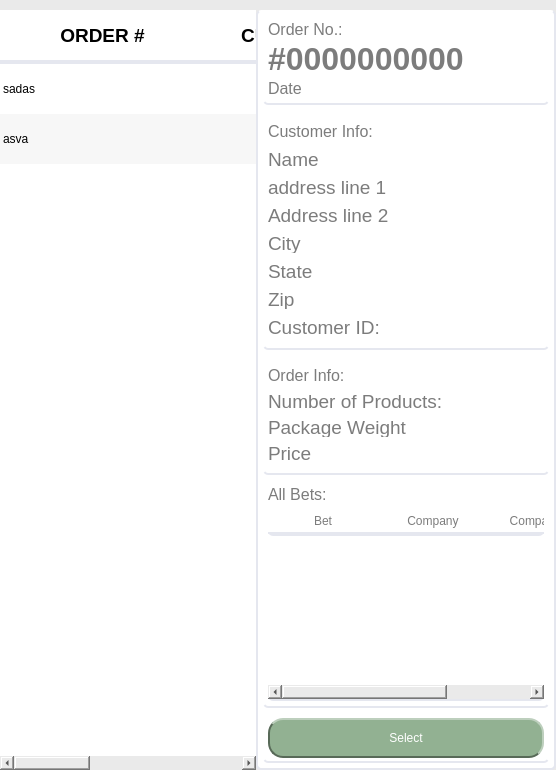
          <widget class="QWidget" name="bet_page">
           <property name="styleSheet">
            <string notr="true">QWidget{
	background:#eaeaea;
	border:none;
}
</string>
           </property>
           <layout class="QHBoxLayout" name="horizontalLayout_14" stretch="7,3">
            <property name="spacing">
             <number>0</number>
            </property>
            <property name="leftMargin">
             <number>0</number>
            </property>
            <property name="topMargin">
             <number>10</number>
            </property>
            <property name="rightMargin">
             <number>0</number>
            </property>
            <property name="bottomMargin">
             <number>0</number>
            </property>
            <item>
             <widget class="QTableWidget" name="order_bet_table">
              <property name="font">
               <font>
                <weight>50</weight>
                <bold>false</bold>
               </font>
              </property>
              <property name="styleSheet">
               <string notr="true">QFrame{
	background-color: #ffffff;
}
QTableWIdget{
	background-color: #ffffff;
	alternate-background-color: #E6E6E6;
	border-radius:30px;
}
QHeaderView:section{
	min-height:50 px;
	max-height:50 px;
	background : #ffffff;
	border:none;
	border-bottom:4px solid #e5e7ef;
}
QTableWidget::item{
}
QTableWidget::item:selected{ 
	background-color: #B7CCE4;
 }</string>
              </property>
              <property name="editTriggers">
               <set>QAbstractItemView::NoEditTriggers</set>
              </property>
              <property name="alternatingRowColors">
               <bool>true</bool>
              </property>
              <property name="selectionMode">
               <enum>QAbstractItemView::SingleSelection</enum>
              </property>
              <property name="selectionBehavior">
               <enum>QAbstractItemView::SelectRows</enum>
              </property>
              <property name="showGrid">
               <bool>false</bool>
              </property>
              <attribute name="horizontalHeaderCascadingSectionResizes">
               <bool>false</bool>
              </attribute>
              <attribute name="horizontalHeaderDefaultSectionSize">
               <number>205</number>
              </attribute>
              <attribute name="horizontalHeaderStretchLastSection">
               <bool>true</bool>
              </attribute>
              <attribute name="verticalHeaderVisible">
               <bool>false</bool>
              </attribute>
              <attribute name="verticalHeaderCascadingSectionResizes">
               <bool>false</bool>
              </attribute>
              <attribute name="verticalHeaderMinimumSectionSize">
               <number>50</number>
              </attribute>
              <attribute name="verticalHeaderDefaultSectionSize">
               <number>50</number>
              </attribute>
              <row>
               <property name="text">
                <string>New Row</string>
               </property>
              </row>
              <row>
               <property name="text">
                <string>New Row</string>
               </property>
              </row>
              <column>
               <property name="text">
                <string>ORDER #</string>
               </property>
               <property name="font">
                <font>
                 <family>Helvetica</family>
                 <pointsize>14</pointsize>
                 <weight>75</weight>
                 <bold>true</bold>
                </font>
               </property>
               <property name="textAlignment">
                <set>AlignCenter</set>
               </property>
               <property name="background">
                <color alpha="0">
                 <red>0</red>
                 <green>0</green>
                 <blue>0</blue>
                </color>
               </property>
              </column>
              <column>
               <property name="text">
                <string>CUSTOMER ID</string>
               </property>
               <property name="font">
                <font>
                 <family>Helvetica</family>
                 <pointsize>14</pointsize>
                 <weight>75</weight>
                 <bold>true</bold>
                </font>
               </property>
              </column>
              <column>
               <property name="text">
                <string>ORDER PRICE</string>
               </property>
               <property name="font">
                <font>
                 <family>Helvetica</family>
                 <pointsize>14</pointsize>
                 <weight>75</weight>
                 <bold>true</bold>
                </font>
               </property>
              </column>
              <item row="0" column="0">
               <property name="text">
                <string>sadas</string>
               </property>
              </item>
              <item row="1" column="0">
               <property name="text">
                <string>asva</string>
               </property>
              </item>
             </widget>
            </item>
            <item>
             <widget class="QFrame" name="frame_16">
              <property name="minimumSize">
               <size>
                <width>300</width>
                <height>0</height>
               </size>
              </property>
              <property name="styleSheet">
               <string notr="true">QFrame{
	background:rgb(255,255,255);
	border-radius:5px;
	border:2px solid #e5e7ef;
	border-top:none;
	color:rgb(124,124,124);
}</string>
              </property>
              <property name="frameShape">
               <enum>QFrame::StyledPanel</enum>
              </property>
              <property name="frameShadow">
               <enum>QFrame::Raised</enum>
              </property>
              <layout class="QVBoxLayout" name="verticalLayout_27" stretch="0,0,0,2,0,0">
               <property name="spacing">
                <number>5</number>
               </property>
               <property name="sizeConstraint">
                <enum>QLayout::SetDefaultConstraint</enum>
               </property>
               <property name="leftMargin">
                <number>5</number>
               </property>
               <property name="topMargin">
                <number>5</number>
               </property>
               <property name="rightMargin">
                <number>5</number>
               </property>
               <property name="bottomMargin">
                <number>5</number>
               </property>
               <item>
                <widget class="QFrame" name="frame_20">
                 <property name="minimumSize">
                  <size>
                   <width>0</width>
                   <height>90</height>
                  </size>
                 </property>
                 <property name="maximumSize">
                  <size>
                   <width>16777215</width>
                   <height>90</height>
                  </size>
                 </property>
                 <property name="styleSheet">
                  <string notr="true">border-top:none;border-left:none;border-right:none;</string>
                 </property>
                 <property name="frameShape">
                  <enum>QFrame::StyledPanel</enum>
                 </property>
                 <property name="frameShadow">
                  <enum>QFrame::Raised</enum>
                 </property>
                 <layout class="QVBoxLayout" name="verticalLayout_28">
                  <property name="spacing">
                   <number>2</number>
                  </property>
                  <property name="leftMargin">
                   <number>5</number>
                  </property>
                  <property name="topMargin">
                   <number>5</number>
                  </property>
                  <property name="rightMargin">
                   <number>5</number>
                  </property>
                  <property name="bottomMargin">
                   <number>5</number>
                  </property>
                  <item>
                   <widget class="QLabel" name="label_108">
                    <property name="maximumSize">
                     <size>
                      <width>16777215</width>
                      <height>20</height>
                     </size>
                    </property>
                    <property name="font">
                     <font>
                      <family>Helvetica</family>
                      <pointsize>12</pointsize>
                     </font>
                    </property>
                    <property name="styleSheet">
                     <string notr="true">border:none;
color:rgb(124,124,124);
</string>
                    </property>
                    <property name="text">
                     <string>Order No.:</string>
                    </property>
                   </widget>
                  </item>
                  <item>
                   <widget class="QLabel" name="orderno_label">
                    <property name="font">
                     <font>
                      <family>Helvetica</family>
                      <pointsize>24</pointsize>
                      <weight>75</weight>
                      <bold>true</bold>
                     </font>
                    </property>
                    <property name="styleSheet">
                     <string notr="true">border:none;</string>
                    </property>
                    <property name="text">
                     <string>#0000000000</string>
                    </property>
                   </widget>
                  </item>
                  <item>
                   <widget class="QLabel" name="orderdate_label">
                    <property name="maximumSize">
                     <size>
                      <width>16777215</width>
                      <height>20</height>
                     </size>
                    </property>
                    <property name="font">
                     <font>
                      <pointsize>12</pointsize>
                     </font>
                    </property>
                    <property name="styleSheet">
                     <string notr="true">border:none;</string>
                    </property>
                    <property name="text">
                     <string>Date</string>
                    </property>
                   </widget>
                  </item>
                 </layout>
                </widget>
               </item>
               <item>
                <widget class="QFrame" name="frame_21">
                 <property name="minimumSize">
                  <size>
                   <width>0</width>
                   <height>240</height>
                  </size>
                 </property>
                 <property name="maximumSize">
                  <size>
                   <width>16777215</width>
                   <height>240</height>
                  </size>
                 </property>
                 <property name="styleSheet">
                  <string notr="true">border-top:none;border-left:none;border-right:none;
</string>
                 </property>
                 <property name="frameShape">
                  <enum>QFrame::StyledPanel</enum>
                 </property>
                 <property name="frameShadow">
                  <enum>QFrame::Raised</enum>
                 </property>
                 <layout class="QVBoxLayout" name="verticalLayout_29">
                  <property name="spacing">
                   <number>2</number>
                  </property>
                  <property name="leftMargin">
                   <number>5</number>
                  </property>
                  <property name="topMargin">
                   <number>5</number>
                  </property>
                  <property name="rightMargin">
                   <number>5</number>
                  </property>
                  <property name="bottomMargin">
                   <number>5</number>
                  </property>
                  <item>
                   <widget class="QLabel" name="label_110">
                    <property name="maximumSize">
                     <size>
                      <width>16777215</width>
                      <height>20</height>
                     </size>
                    </property>
                    <property name="font">
                     <font>
                      <family>Helvetica</family>
                      <pointsize>12</pointsize>
                     </font>
                    </property>
                    <property name="styleSheet">
                     <string notr="true">border:none;
</string>
                    </property>
                    <property name="text">
                     <string>Customer Info:</string>
                    </property>
                   </widget>
                  </item>
                  <item>
                   <widget class="QLabel" name="customername_label">
                    <property name="maximumSize">
                     <size>
                      <width>16777215</width>
                      <height>20</height>
                     </size>
                    </property>
                    <property name="font">
                     <font>
                      <pointsize>14</pointsize>
                     </font>
                    </property>
                    <property name="styleSheet">
                     <string notr="true">border:none;</string>
                    </property>
                    <property name="text">
                     <string>Name</string>
                    </property>
                   </widget>
                  </item>
                  <item>
                   <widget class="QLabel" name="addressline1_label">
                    <property name="maximumSize">
                     <size>
                      <width>16777215</width>
                      <height>20</height>
                     </size>
                    </property>
                    <property name="font">
                     <font>
                      <pointsize>14</pointsize>
                     </font>
                    </property>
                    <property name="styleSheet">
                     <string notr="true">border:none;</string>
                    </property>
                    <property name="text">
                     <string>address line 1</string>
                    </property>
                   </widget>
                  </item>
                  <item>
                   <widget class="QLabel" name="addressline2_label">
                    <property name="maximumSize">
                     <size>
                      <width>16777215</width>
                      <height>20</height>
                     </size>
                    </property>
                    <property name="font">
                     <font>
                      <pointsize>14</pointsize>
                     </font>
                    </property>
                    <property name="styleSheet">
                     <string notr="true">border:none;</string>
                    </property>
                    <property name="text">
                     <string>Address line 2</string>
                    </property>
                   </widget>
                  </item>
                  <item>
                   <widget class="QLabel" name="addresscity_label">
                    <property name="maximumSize">
                     <size>
                      <width>16777215</width>
                      <height>20</height>
                     </size>
                    </property>
                    <property name="font">
                     <font>
                      <pointsize>14</pointsize>
                     </font>
                    </property>
                    <property name="styleSheet">
                     <string notr="true">border:none;</string>
                    </property>
                    <property name="text">
                     <string>City</string>
                    </property>
                   </widget>
                  </item>
                  <item>
                   <widget class="QLabel" name="addressstate_label">
                    <property name="maximumSize">
                     <size>
                      <width>16777215</width>
                      <height>20</height>
                     </size>
                    </property>
                    <property name="font">
                     <font>
                      <pointsize>14</pointsize>
                     </font>
                    </property>
                    <property name="styleSheet">
                     <string notr="true">border:none;</string>
                    </property>
                    <property name="text">
                     <string>State</string>
                    </property>
                   </widget>
                  </item>
                  <item>
                   <widget class="QLabel" name="addresszip_label">
                    <property name="maximumSize">
                     <size>
                      <width>16777215</width>
                      <height>20</height>
                     </size>
                    </property>
                    <property name="font">
                     <font>
                      <pointsize>14</pointsize>
                     </font>
                    </property>
                    <property name="styleSheet">
                     <string notr="true">border:none;</string>
                    </property>
                    <property name="text">
                     <string>Zip</string>
                    </property>
                   </widget>
                  </item>
                  <item>
                   <widget class="QLabel" name="customerid_label">
                    <property name="maximumSize">
                     <size>
                      <width>16777215</width>
                      <height>20</height>
                     </size>
                    </property>
                    <property name="font">
                     <font>
                      <pointsize>14</pointsize>
                     </font>
                    </property>
                    <property name="styleSheet">
                     <string notr="true">border:none;</string>
                    </property>
                    <property name="text">
                     <string>Customer ID:</string>
                    </property>
                   </widget>
                  </item>
                 </layout>
                </widget>
               </item>
               <item>
                <widget class="QFrame" name="frame_25">
                 <property name="minimumSize">
                  <size>
                   <width>0</width>
                   <height>120</height>
                  </size>
                 </property>
                 <property name="maximumSize">
                  <size>
                   <width>16777215</width>
                   <height>120</height>
                  </size>
                 </property>
                 <property name="styleSheet">
                  <string notr="true">border-top:none;border-left:none;border-right:none;
</string>
                 </property>
                 <property name="frameShape">
                  <enum>QFrame::StyledPanel</enum>
                 </property>
                 <property name="frameShadow">
                  <enum>QFrame::Raised</enum>
                 </property>
                 <layout class="QVBoxLayout" name="verticalLayout_30">
                  <property name="spacing">
                   <number>1</number>
                  </property>
                  <property name="leftMargin">
                   <number>5</number>
                  </property>
                  <property name="topMargin">
                   <number>5</number>
                  </property>
                  <property name="rightMargin">
                   <number>5</number>
                  </property>
                  <property name="bottomMargin">
                   <number>5</number>
                  </property>
                  <item>
                   <widget class="QLabel" name="label_117">
                    <property name="maximumSize">
                     <size>
                      <width>16777215</width>
                      <height>20</height>
                     </size>
                    </property>
                    <property name="font">
                     <font>
                      <family>Helvetica</family>
                      <pointsize>12</pointsize>
                     </font>
                    </property>
                    <property name="styleSheet">
                     <string notr="true">border:none;</string>
                    </property>
                    <property name="text">
                     <string>Order Info:</string>
                    </property>
                   </widget>
                  </item>
                  <item>
                   <widget class="QLabel" name="numberofproducts_label">
                    <property name="maximumSize">
                     <size>
                      <width>16777215</width>
                      <height>20</height>
                     </size>
                    </property>
                    <property name="font">
                     <font>
                      <pointsize>14</pointsize>
                     </font>
                    </property>
                    <property name="styleSheet">
                     <string notr="true">border:none;</string>
                    </property>
                    <property name="text">
                     <string>Number of Products:</string>
                    </property>
                   </widget>
                  </item>
                  <item>
                   <widget class="QLabel" name="packageweight_label">
                    <property name="maximumSize">
                     <size>
                      <width>16777215</width>
                      <height>20</height>
                     </size>
                    </property>
                    <property name="font">
                     <font>
                      <pointsize>14</pointsize>
                     </font>
                    </property>
                    <property name="styleSheet">
                     <string notr="true">border:none;</string>
                    </property>
                    <property name="text">
                     <string>Package Weight</string>
                    </property>
                   </widget>
                  </item>
                  <item>
                   <widget class="QLabel" name="packageprice_label">
                    <property name="maximumSize">
                     <size>
                      <width>16777215</width>
                      <height>20</height>
                     </size>
                    </property>
                    <property name="font">
                     <font>
                      <pointsize>14</pointsize>
                     </font>
                    </property>
                    <property name="styleSheet">
                     <string notr="true">border:none;
color:rgb(124,124,124);</string>
                    </property>
                    <property name="text">
                     <string>Price</string>
                    </property>
                   </widget>
                  </item>
                 </layout>
                </widget>
               </item>
               <item>
                <widget class="QFrame" name="all_bets_frame">
                 <property name="styleSheet">
                  <string notr="true">border-top:none;border-left:none;border-right:none;
</string>
                 </property>
                 <property name="frameShape">
                  <enum>QFrame::StyledPanel</enum>
                 </property>
                 <property name="frameShadow">
                  <enum>QFrame::Raised</enum>
                 </property>
                 <layout class="QVBoxLayout" name="verticalLayout_31">
                  <property name="spacing">
                   <number>5</number>
                  </property>
                  <property name="leftMargin">
                   <number>5</number>
                  </property>
                  <property name="topMargin">
                   <number>5</number>
                  </property>
                  <property name="rightMargin">
                   <number>5</number>
                  </property>
                  <property name="bottomMargin">
                   <number>5</number>
                  </property>
                  <item>
                   <widget class="QLabel" name="label_125">
                    <property name="font">
                     <font>
                      <family>Helvetica</family>
                      <pointsize>12</pointsize>
                     </font>
                    </property>
                    <property name="styleSheet">
                     <string notr="true">border:none</string>
                    </property>
                    <property name="text">
                     <string>All Bets:</string>
                    </property>
                   </widget>
                  </item>
                  <item>
                   <widget class="QTableWidget" name="all_bets_table">
                    <property name="minimumSize">
                     <size>
                      <width>0</width>
                      <height>100</height>
                     </size>
                    </property>
                    <property name="styleSheet">
                     <string notr="true">QTableWIdget{
	background-color: #FFFFFF;
	alternate-background-color: #E6E6E6;
	border:none;
}
QHeaderView:section{
	min-height:25 px;
	max-height:25 px;
	background : #ffffff;
	border:none;
	border-bottom:2px solid #e5e7ef;
}
QTableWidget::item:selected{ background-color: #3BA1FF
 }</string>
                    </property>
                    <property name="editTriggers">
                     <set>QAbstractItemView::NoEditTriggers</set>
                    </property>
                    <property name="alternatingRowColors">
                     <bool>true</bool>
                    </property>
                    <property name="selectionMode">
                     <enum>QAbstractItemView::SingleSelection</enum>
                    </property>
                    <property name="selectionBehavior">
                     <enum>QAbstractItemView::SelectRows</enum>
                    </property>
                    <property name="showGrid">
                     <bool>false</bool>
                    </property>
                    <attribute name="horizontalHeaderMinimumSectionSize">
                     <number>100</number>
                    </attribute>
                    <attribute name="horizontalHeaderDefaultSectionSize">
                     <number>110</number>
                    </attribute>
                    <attribute name="horizontalHeaderShowSortIndicator" stdset="0">
                     <bool>false</bool>
                    </attribute>
                    <attribute name="horizontalHeaderStretchLastSection">
                     <bool>true</bool>
                    </attribute>
                    <attribute name="verticalHeaderVisible">
                     <bool>false</bool>
                    </attribute>
                    <column>
                     <property name="text">
                      <string>Bet</string>
                     </property>
                    </column>
                    <column>
                     <property name="text">
                      <string>Company</string>
                     </property>
                    </column>
                    <column>
                     <property name="text">
                      <string>Company ID</string>
                     </property>
                    </column>
                   </widget>
                  </item>
                 </layout>
                </widget>
               </item>
               <item>
                <widget class="QFrame" name="frame_29">
                 <property name="maximumSize">
                  <size>
                   <width>16777215</width>
                   <height>50</height>
                  </size>
                 </property>
                 <property name="styleSheet">
                  <string notr="true">border-top:none;border-left:none;border-right:none;
</string>
                 </property>
                 <property name="frameShape">
                  <enum>QFrame::StyledPanel</enum>
                 </property>
                 <property name="frameShadow">
                  <enum>QFrame::Raised</enum>
                 </property>
                 <layout class="QVBoxLayout" name="verticalLayout_32">
                  <property name="spacing">
                   <number>5</number>
                  </property>
                  <property name="leftMargin">
                   <number>5</number>
                  </property>
                  <property name="topMargin">
                   <number>5</number>
                  </property>
                  <property name="rightMargin">
                   <number>5</number>
                  </property>
                  <property name="bottomMargin">
                   <number>5</number>
                  </property>
                  <item>
                   <widget class="QPushButton" name="select_bet_button">
                    <property name="sizePolicy">
                     <sizepolicy hsizetype="Minimum" vsizetype="Preferred">
                      <horstretch>0</horstretch>
                      <verstretch>0</verstretch>
                     </sizepolicy>
                    </property>
                    <property name="minimumSize">
                     <size>
                      <width>0</width>
                      <height>40</height>
                     </size>
                    </property>
                    <property name="maximumSize">
                     <size>
                      <width>16777215</width>
                      <height>40</height>
                     </size>
                    </property>
                    <property name="baseSize">
                     <size>
                      <width>0</width>
                      <height>0</height>
                     </size>
                    </property>
                    <property name="styleSheet">
                     <string notr="true">QPushButton{
	border-radius:15px;
	border-top:2px solid #BDCFBD;
	border-bottom:2px solid #586A58;
	border-right:2px solid #BDCFBD;
	border-left:2px solid #586A58;
	background-color:#92B192;
	color:#ffffff;
	padding: 5px;
}
QPushButton:hover{
	color:#ffffff;
	background-color:#9DB59D;
	border-top:2px solid #BDCFBD;
	border-bottom:2px solid #586A58;
	border-right:2px solid #BDCFBD;
	border-left:2px solid #586A58;
}
QPushButton:pressed{
	color:ffffff;
	background-color:#8CAD8C;
	color:#ffffff;
	border:none;
	border-top:3px solid #586A58;
	border-right:1px solid #586A58;
	border-left:2px solid #586A58;
}</string>
                    </property>
                    <property name="text">
                     <string>Select</string>
                    </property>
                   </widget>
                  </item>
                 </layout>
                </widget>
               </item>
               <item>
                <spacer name="verticalSpacer_9">
                 <property name="orientation">
                  <enum>Qt::Vertical</enum>
                 </property>
                 <property name="sizeHint" stdset="0">
                  <size>
                   <width>20</width>
                   <height>0</height>
                  </size>
                 </property>
                </spacer>
               </item>
              </layout>
             </widget>
            </item>
           </layout>
          </widget>
